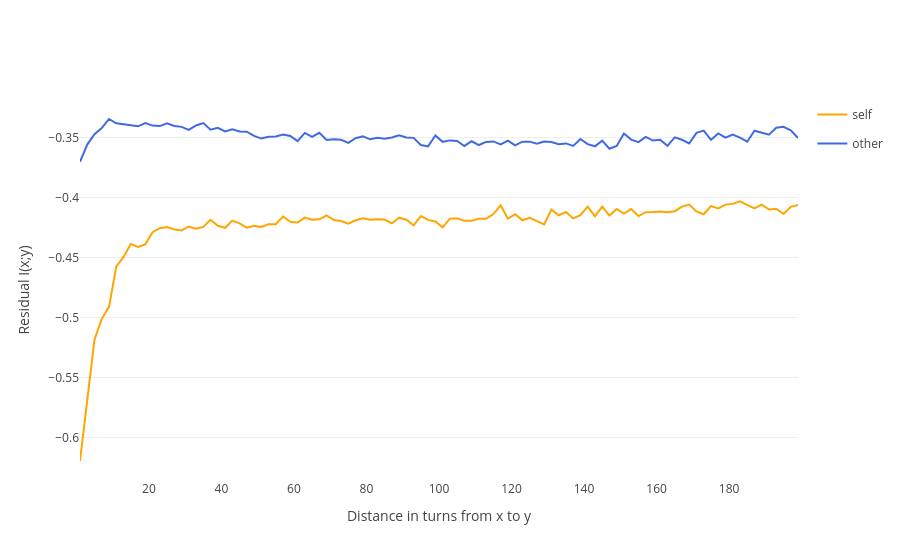

Notebook cell for this chart:
### Code cell
sel = df0['self'] == 1
fig.add_trace(
    go.Scatter(
        y = df0[VAL_COL].loc[sel & sel_1].values,
        # x = np.array(range(int((sel & sel_1).sum()))) + 1,
        x = df0['turn_delta'].loc[sel & sel_1].values,
        mode='lines',
        name='self',
        showlegend=True,
        legendgroup='self',
        line = dict(
            color='orange'
        )
    )
)

sel = df0['self'] == 0
fig.add_trace(
    go.Scatter(
        y = df0[VAL_COL].loc[sel & sel_1].values,
        # x = np.array(range(int((sel & sel_1).sum()))) + 1,
        x = df0['turn_delta'].loc[sel & sel_1].values,
        mode='lines',
        name='other',
        showlegend=True,
        legendgroup='other',
        line = dict(
            color='royalblue'
        )
    )
)

fig.update_layout(
    template='xgridoff',
    yaxis_title='Residual I(x;y)',
    xaxis_title='Distance in turns from x to y'
)
